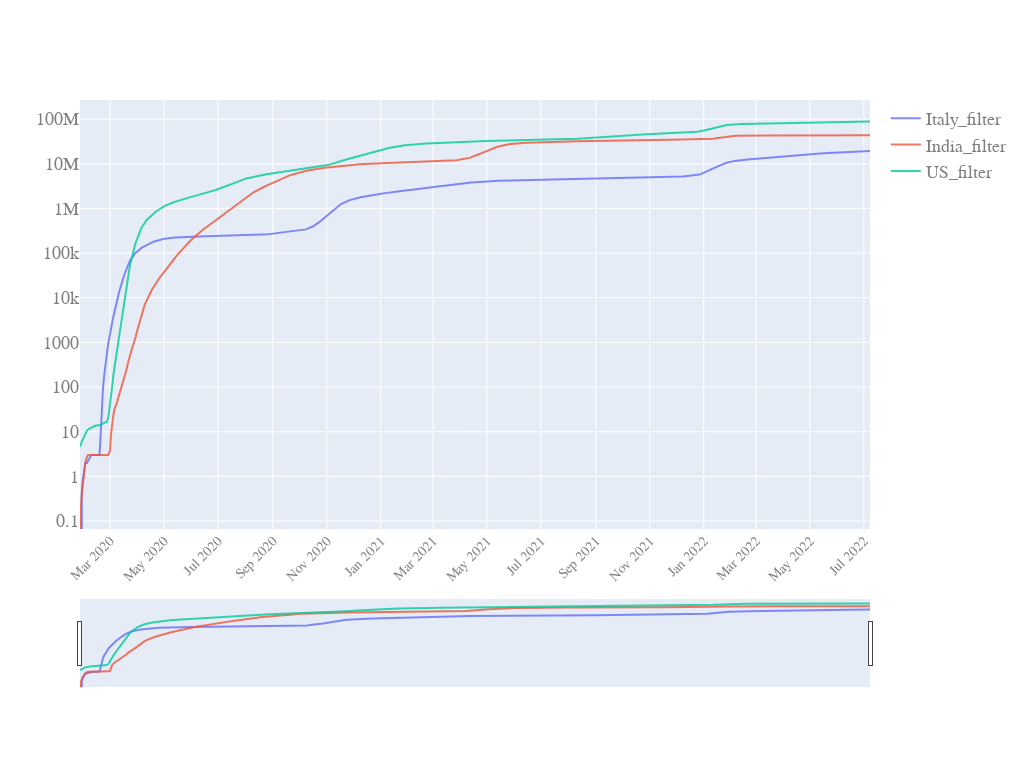

The cell this chart's notebook holds for it:
### Code cell
start_pos=5
quick_plot(df_analyse.date[start_pos:],
           df_analyse[filter_cols].iloc[start_pos:,:],
           y_scale='log',
           slider=True)

### Figure 1 — Plotly figure (JSON) as saved in the notebook; plotly's stock layout.template omitted (floating-point values rounded to 4 significant figures; data arrays with more than 128 entries replaced by an {"elided": "..."} marker saying what was removed)
{"data": [{"name": "Italy_filter", "opacity": 0.8, "type": "scatter", "x": {"elided": "894 str values"}, "y": {"elided": "894 float values"}}, {"name": "India_filter", "opacity": 0.8, "type": "scatter", "x": {"elided": "894 str values"}, "y": {"elided": "894 float values"}}, {"name": "US_filter", "opacity": 0.8, "type": "scatter", "x": {"elided": "894 str values"}, "y": {"elided": "894 float values"}}], "layout": {"autosize": true, "font": {"color": "#7f7f7f", "family": "PT Sans, monospace", "size": 18}, "height": 768, "width": 1024, "xaxis": {"nticks": 20, "rangeslider": {"visible": true}, "tickangle": -45, "tickfont": {"color": "#7f7f7f", "size": 14}}, "yaxis": {"type": "log"}}}
